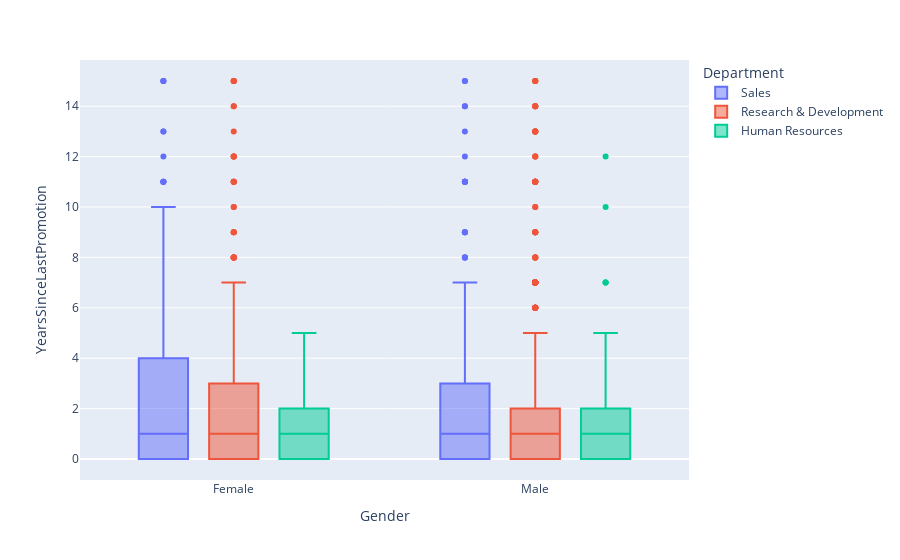

Notebook code for this chart:
### Markdown cell above
#### Conclusão
Hora Extra aparenta não influenciar em um aumento de salaário para a maioria dos cargos

### Code cell
px.box(data_frame=df, x='Gender', y='YearsSinceLastPromotion', color='Department')

### Figure 1 — Plotly figure (JSON) as saved in the notebook; plotly's stock layout.template omitted (floating-point values rounded to 4 significant figures; data arrays with more than 128 entries replaced by an {"elided": "..."} marker saying what was removed)
{"data": [{"alignmentgroup": "True", "hovertemplate": "Department=Sales<br>Gender=%{x}<br>YearsSinceLastPromotion=%{y}<extra></extra>", "legendgroup": "Sales", "marker": {"color": "#636efa"}, "name": "Sales", "notched": false, "offsetgroup": "Sales", "orientation": "v", "showlegend": true, "type": "box", "x": {"elided": "446 str values"}, "x0": " ", "xaxis": "x", "y": {"elided": "446 int values"}, "y0": " ", "yaxis": "y"}, {"alignmentgroup": "True", "hovertemplate": "Department=Research & Development<br>Gender=%{x}<br>YearsSinceLastPromotion=%{y}<extra></extra>", "legendgroup": "Research & Development", "marker": {"color": "#EF553B"}, "name": "Research & Development", "notched": false, "offsetgroup": "Research & Development", "orientation": "v", "showlegend": true, "type": "box", "x": {"elided": "961 str values"}, "x0": " ", "xaxis": "x", "y": {"elided": "961 int values"}, "y0": " ", "yaxis": "y"}, {"alignmentgroup": "True", "hovertemplate": "Department=Human Resources<br>Gender=%{x}<br>YearsSinceLastPromotion=%{y}<extra></extra>", "legendgroup": "Human Resources", "marker": {"color": "#00cc96"}, "name": "Human Resources", "notched": false, "offsetgroup": "Human Resources", "orientation": "v", "showlegend": true, "type": "box", "x": ["Male", "Male", "Female", "Female", "Female", "Male", "Male", "Male", "Male", "Male", "Female", "Female", "Male", "Female", "Male", "Male", "Male", "Female", "Male", "Male", "Male", "Male", "Female", "Male", "Male", "Male", "Male", "Male", "Male", "Male", "Male", "Female", "Male", "Male", "Female", "Male", "Female", "Female", "Male", "Male", "Male", "Female", "Male", "Female", "Male", "Male", "Female", "Male", "Female", "Male", "Male", "Male", "Female", "Male", "Male", "Male", "Male", "Male", "Female", "Male", "Male", "Female", "Female"], "x0": " ", "xaxis": "x", "y": [0, 0, 2, 4, 5, 4, 2, 1, 1, 0, 0, 1, 10, 0, 7, 12, 2, 3, 0, 0, 0, 0, 0, 0, 0, 3, 5, 1, 1, 0, 1, 5, 7, 0, 0, 0, 0, 2, 1, 7, 1, 1, 0, 2, 0, 1, 0, 2, 1, 1, 4, 3, 1, 0, 2, 2, 0, 0, 0, 1, 1, 1, 1], "y0": " ", "yaxis": "y"}], "layout": {"boxmode": "group", "legend": {"title": {"text": "Department"}, "tracegroupgap": 0}, "margin": {"t": 60}, "xaxis": {"anchor": "y", "domain": [0, 1], "title": {"text": "Gender"}}, "yaxis": {"anchor": "x", "domain": [0, 1], "title": {"text": "YearsSinceLastPromotion"}}}}
